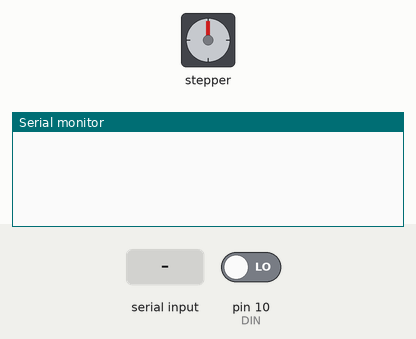
Bench run of a sketch on a simulated Arduino Uno, built with avr-gcc and run on an emulated ATmega328P. On the bench: stepper motor, the last lines printed to the serial monitor. Wiring (inferred from the names in the program): stepper motor driver (200 steps per turn assumed): step pin 7; direction pin 6; enable pin 5. Inputs (shaded band) come from the test bench; at power-on: pin 10 (DIN) LOW.

Above: at 1.2 s.
1.3 s: "1\n" received over Serial
At 3.5 s:
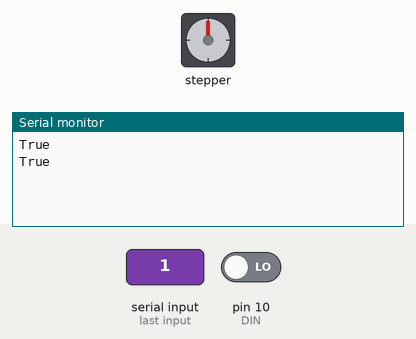
4.1 s: "200\n" received over Serial
At 4.9 s:
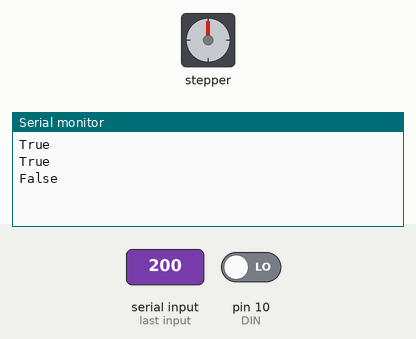

The sketch:

lift_wrapper.ino
```cpp
int PUL=7; //define Pulse pin
int DIR=6; //define Direction pin
int ENA=5; //define Enable Pin
int DIN=10;

int liftcount = 0;
void setup() {
  pinMode (PUL, OUTPUT);
  pinMode (DIR, OUTPUT);
  pinMode (ENA, OUTPUT);

  pinMode (DIN, INPUT);

  int value = digitalRead(DIN);
  Serial.begin(9600);

  while(value == 1){
    digitalWrite(DIR,LOW);
    digitalWrite(ENA,HIGH);
    digitalWrite(PUL,HIGH);
    delayMicroseconds(50);
    digitalWrite(PUL,LOW);
    delayMicroseconds(50);
    value = digitalRead(DIN);
  }


}


void loop() {

  if (Serial.available() > 0){
    int data = Serial.parseInt();
    //mm単位のプラマイ
    liftcount = liftcount + data;
    if (liftcount < 0 or liftcount > 180){
      Serial.println("False");
      liftcount = liftcount - data;
      return;
    }
    long absdata = abs(data);
    long step = absdata *1600; // /4*6400
    if (data > 0){
      for (long i=0; i<step; i++)    //Forward 5000 steps
      {
        digitalWrite(DIR,HIGH);
        digitalWrite(ENA,HIGH);
        digitalWrite(PUL,HIGH);
        delayMicroseconds(100);
        digitalWrite(PUL,LOW);
        delayMicroseconds(100);
      }
    }else{
      for (long i=0; i<step; i++)    //Forward 5000 steps
      {
        digitalWrite(DIR,LOW);
        digitalWrite(ENA,HIGH);
        digitalWrite(PUL,HIGH);
        delayMicroseconds(100);
        digitalWrite(PUL,LOW);
        delayMicroseconds(100);
      }
    }
    Serial.println("True");
  }
}
```

Measured:
- after the input at 1.3 s, the serial monitor: prints a new line after 0.35 s (image 1)
- after the input at 4.1 s, the serial monitor: prints a new line at once (image 2)
